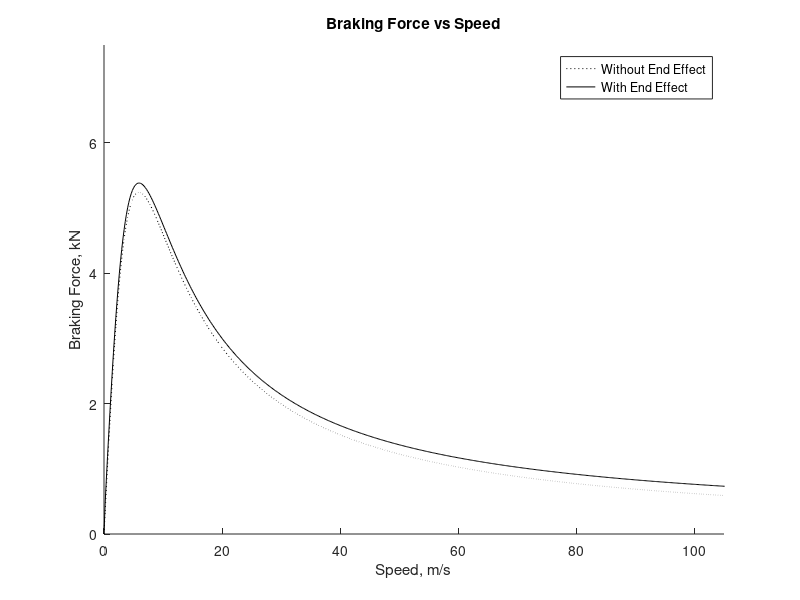

Write MATLAB code to recreate this figure.
clear all;

%Given constants from document's experiment
num_poles = 4; %2p
p = num_poles/2; %unused
tau = 50e-3; %pole pitch
%g = 12.7e-3; %air gap length
g = 5e-3;
wp = 48e-3; %primary width
d = 20e-3; %magnet depth
lm = 25e-3; %magnet pole length
B_rem = 1.2; %Brem, magnetic remanence, in Tesla
w_p = 152.4e-3; %plate width
%plate_thickness = 9.5e-3;
plate_thickness = 0.0104648; %.412 inc
%plate_thickness = 0.0079502; %.313 inc
d_sc = plate_thickness/2;
s_p = 34.5e6; %plate conductivity


%%%%%%%%%%%%%%%%%%%%%%%%%%%%%%%%%%%%%%%

mu0 = 4*pi*1e-7; %magnetic permeability of freespace
lp = 1; %length of primary
k = pi/tau;
e = d + g; %gap or entrefer between iron regions

%----SET CONDUCTIVITY---
%see section 2.6

wsc = w_p; %width of secondary conductor
ep = pi*wp / (2*tau);
phi = pi*(wsc - wp) / (2*tau);
kn = 1 - tanh(ep) / (ep*(1 + tanh(ep)*tanh(phi))); 
%}
%kn = 1;
s = kn * s_p; %effective plate conductivity;

%------SET FRACTIONAL SPEED--------
u0 = 1 / (mu0 * s * d_sc);

u = 0:.2:110; %secondary speed
v = u ./ u0;

%----Final Force Calculations-----

% r = harmonic!
%r = 1; %the harmonic (can change in for loop) (r --> 1,3,5,7,9)
F_Brake = 0;
F_Brake_E = 0;

for r = 1:2:9

%-------SET Mpr---------
alpha = lm / tau;
M0 = B_rem / mu0;
Mpr = (4*M0/(r*pi)) * sin(r*pi*alpha/2);
   

%FINAL FORCE CALCULATIONS
%If these do not suffice, se equations 23 and 24 for actual integrals
num = lp*wp*mu0*Mpr^2*sinh(r*k*d)^2;
denom = ( sinh(r*k*e)^2 + v.^2*cosh(r*k*e)^2 ); 
Ftr = 0.5  * num * v ./ denom;
%Fnr = 0.25  * num * (1-v.^2) ./ denom;

% -- CALCULATE END CONDITIONS ---
B0 = -( mu0*Mpr*sinh(r*k*d)/(sinh(r*k*e)) ) * cos(r*alpha*pi/2);
Fte = (wp*e*B0^2/(2*mu0))*(1 - exp(-2.*v*lp / e));
Ftr_e = Ftr + Fte;
%------------------------------

%FOURIER SUMS
F_Brake = F_Brake + Ftr;
F_Brake_E = F_Brake_E + Ftr_e;

end

hold on;
plot(u, F_Brake./1000, 'k:');
plot(u, F_Brake_E./1000, 'k');

title('Braking Force vs Speed');
axis([0 105 0 7.5]);
xlabel('Speed, m/s');
ylabel('Braking Force, kN');

legend('Without End Effect', 'With End Effect');

%TO DO
%high values?
%primary end effects
%max force conditions
%Conductivity parameter?












